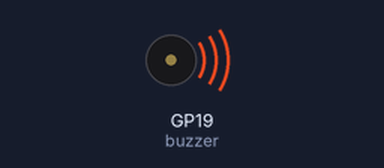
Recording of a program running on a simulated Raspberry Pi Pico running MicroPython. On the bench: buzzer (waves = sounding). At 4.5 s the program stops and its outputs stay as they are.

Above: at 0.1 s.
Timing chart, 0 to 5.7 s (numbered marks = the images above):
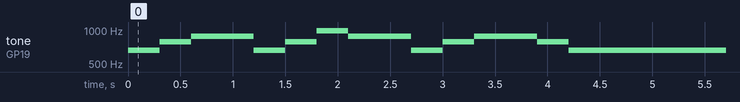

The program:

PlaySong.py
```python
from machine import Pin, PWM
from utime import sleep
from pitches import tones
buzzer = PWM(Pin(19))
buzzer1 = PWM(Pin(19))

song = ["E5","G5","A5","P","E5","G5","B5","A5","P","E5","G5","A5","P","G5","E5"]

def playtone(frequency):
    buzzer.duty_u16(1000)
    buzzer.freq(frequency)
    buzzer1.duty_u16(1000)
    buzzer1.freq(frequency)

def bequiet():
    buzzer.duty_u16(0)
    buzzer.duty_u16(1)

def playsong(mysong):
    for i in range(len(mysong)):
        if (mysong[i] == "P"):
            bequiet()
        else:
            playtone(tones[mysong[i].lower()])
        sleep(0.3)
    bequiet()
playsong(song)
```

pitches.py
```python
tones = {
    '':    0,
    'b0':  31,
    'c1':  33,
    'cs1': 35,
    'd1':  37,
    'ds1': 39,
    'e1':  41,
    'f1':  44,
    'fs1': 46,
    'g1':  49,
    'gs1': 52,
    'a1':  55,
    'as1': 58,
    'b1':  62,
    'c2':  65,
    'cs2': 69,
    'd2':  73,
    'ds2': 78,
    'e2':  82,
    'f2':  87,
    'fs2': 93,
    'g2':  98,
    'gs2': 104,
    'a2':  110,
    'as2': 117,
    'b2':  123,
    'c3':  131,
    'cs3': 139,
    'd3':  147,
    'ds3': 156,
    'e3':  165,
    'f3':  175,
    'fs3': 185,
    'g3':  196,
    'gs3': 208,
    'a3':  220,
    'as3': 233,
    'b3':  247,
    'c4':  262,
    'cs4': 277,
    'd4':  294,
    'ds4': 311,
    'e4':  330,
    'f4':  349,
    'fs4': 370,
    'g4':  392,
    'gs4': 415,
    'a4':  440,
    'as4': 466,
    'b4':  494,
    'c5':  523,
    'cs5': 554,
    'd5':  587,
    'ds5': 622,
    'e5':  659,
    'f5':  698,
    'fs5': 740,
    'g5':  784,
    'gs5': 831,
    'a5':  880,
    'as5': 932,
    'b5':  988,
    'c6':  1047,
    'cs6': 1109,
    'd6':  1175,
    'ds6': 1245,
    'e6':  1319,
    'f6':  1397,
    'fs6': 1480,
    'g6':  1568,
    'gs6': 1661,
    'a6':  1760,
    'as6': 1865,
    'b6':  1976,
    'c7':  2093,
    'cs7': 2217,
    'd7':  2349,
    'ds7': 2489,
    'e7':  2637,
    'f7':  2794,
    'fs7': 2960,
    'g7':  3136,
    'gs7': 3322,
    'a7':  3520,
    'as7': 3729,
    'b7':  3951,
    'c8':  4186,
    'cs8': 4435,
    'd8':  4699,
    'ds8': 4978,
}
```

Measured:
- by itself, tone on GP19 (buzzer): plays 659 Hz for 0.30 s, 784 Hz for 0.30 s, 880 Hz for 0.60 s, 659 Hz for 0.30 s, 784 Hz for 0.30 s, 988 Hz for 0.30 s … (12 notes in this stretch)
